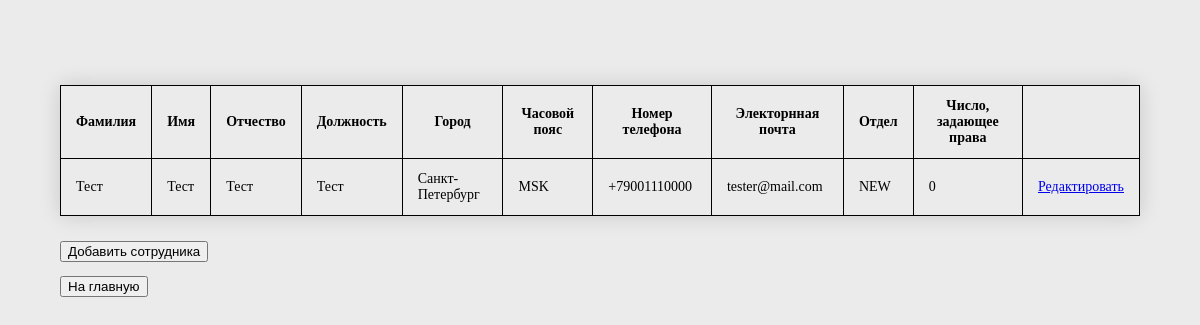
The app's page /all-employees with its own data.
### employees/models.py (models this page shows, shortened)
class Employee(models.Model):
    first_name = models.CharField(max_length=30)
    last_name = models.CharField(max_length=30)
    middle_name = models.CharField(max_length=30)
    position = models.CharField(max_length=100)
    city = models.CharField(max_length=50)
    email = models.EmailField(unique=True)
    phone_number = models.CharField(max_length=20, unique=True)
    timezone = models.CharField(max_length=20)
    department = models.ForeignKey(Department, on_delete=models.CASCADE)
    rights_num = models.IntegerField(
        validators=[MaxValueValidator(1023),
                    MinValueValidator(0)],
        blank=True,
        null=True
    )

class Department(models.Model):
    name = models.CharField(max_length=100, unique=True)
    rights_num = models.IntegerField(
        validators=[MaxValueValidator(1023),
                    MinValueValidator(0)],
        blank=True,
        null=True
    )
    parent_department = models.ForeignKey(
        'self',
        on_delete=models.CASCADE,
        to_field='name',
        null=True,
    )
    def __str__(self):
        return "{}".format(self.name)

### employees/views.py (the view)
# urls.py: path("all-employees", views.all_employees, name="all-emp"),
def all_employees(request):
    employees = Employee.objects.all()
    return render(
        request,
        'employees/all-employees.html',
        {'employees': employees}
    )

### employees/templates/employees/all-employees.html (shortened to what this page needs)
{% extends "base.html" %}
{% load static %}
{% block content %}
<table class="styled-table">
    <tr>
        <th>Фамилия</th>
        <th>Имя</th>
        <th>Отчество</th>
        <th>Должность</th>
        <th>Город</th>
        <th>Часовой пояс</th>
        <th>Номер телефона</th>
        <th>Электорнная почта</th>
        <th>Отдел</th>
        <th>Число, задающее права</th>
        <th>  </th>
    </tr>
    {% for employee in employees %}
    <tr>
        <td>{{ employee.last_name }}</td>
        <td>{{ employee.first_name }}</td>
        <td>{{ employee.middle_name }}</td>
        <td>{{ employee.position }}</td>
        <td>{{ employee.city }}</td>
        <td>{{ employee.timezone }}</td>
        <td>{{ employee.phone_number }}</td>
        <td>{{ employee.email }}</td>
        <td>{{ employee.department }}</td>
        <td>{{ employee.rights_num }}</td>
        <td><a href="{% url 'edit-emp' id=employee.id %}">Редактировать</a></td>
        {% endfor %}
    </tr>
</table>
<p><a href="{% url 'new-emp' %}"><button>Добавить сотрудника</button></a></p>
<p><a href="{% url 'index' %}"><button>На главную</button></a></p>
{% endblock %}

### templates/base.html (shortened to what this page needs)
<!DOCTYPE html>
{% load static %}
<html lang="en">
<head>
  <link rel="stylesheet" href="{% static 'styles.css' %}">
</head>
<body>
{% block content %} {% endblock %}
</body>
</html>

### static/styles.css (style rules this page uses)
body { margin:50px; padding:10px; background-color:#ebebeb; font-size:14px; font-family:Verdana; }
.styled-table { border-collapse: collapse; margin: 25px 0; box-shadow: 0 0 20px rgba(0, 0, 0, 0.15); }
.styled-table th, .styled-table td { padding: 12px 15px; border: 1px solid black; }

### records on screen
Employee: last_name "Тест", first_name "Тест", middle_name "Тест", position "Тест", city "Санкт-Петербург", timezone "MSK", phone_number "+79001110000", email "tester@mail.com", department "NEW", rights_num "0"
